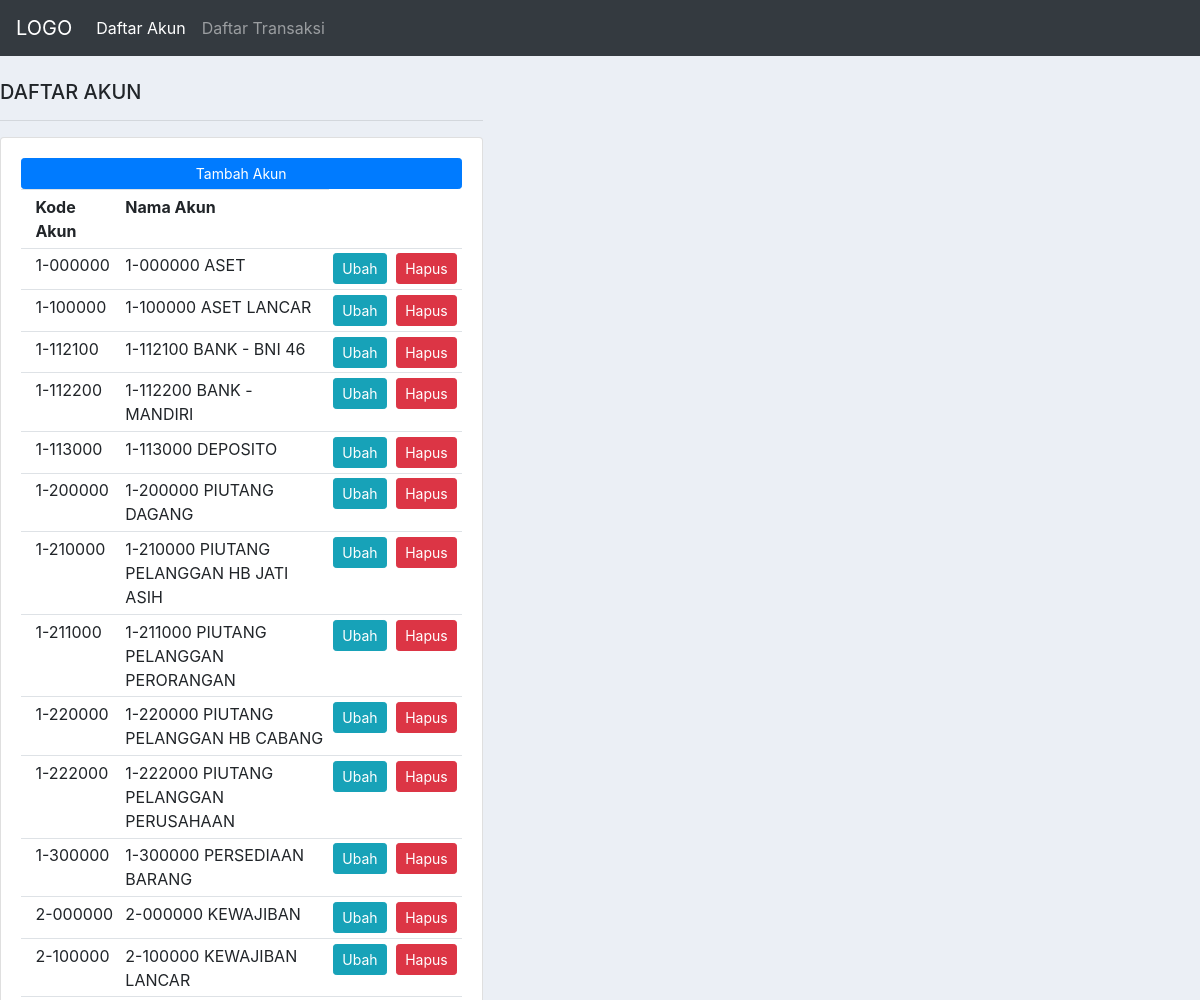
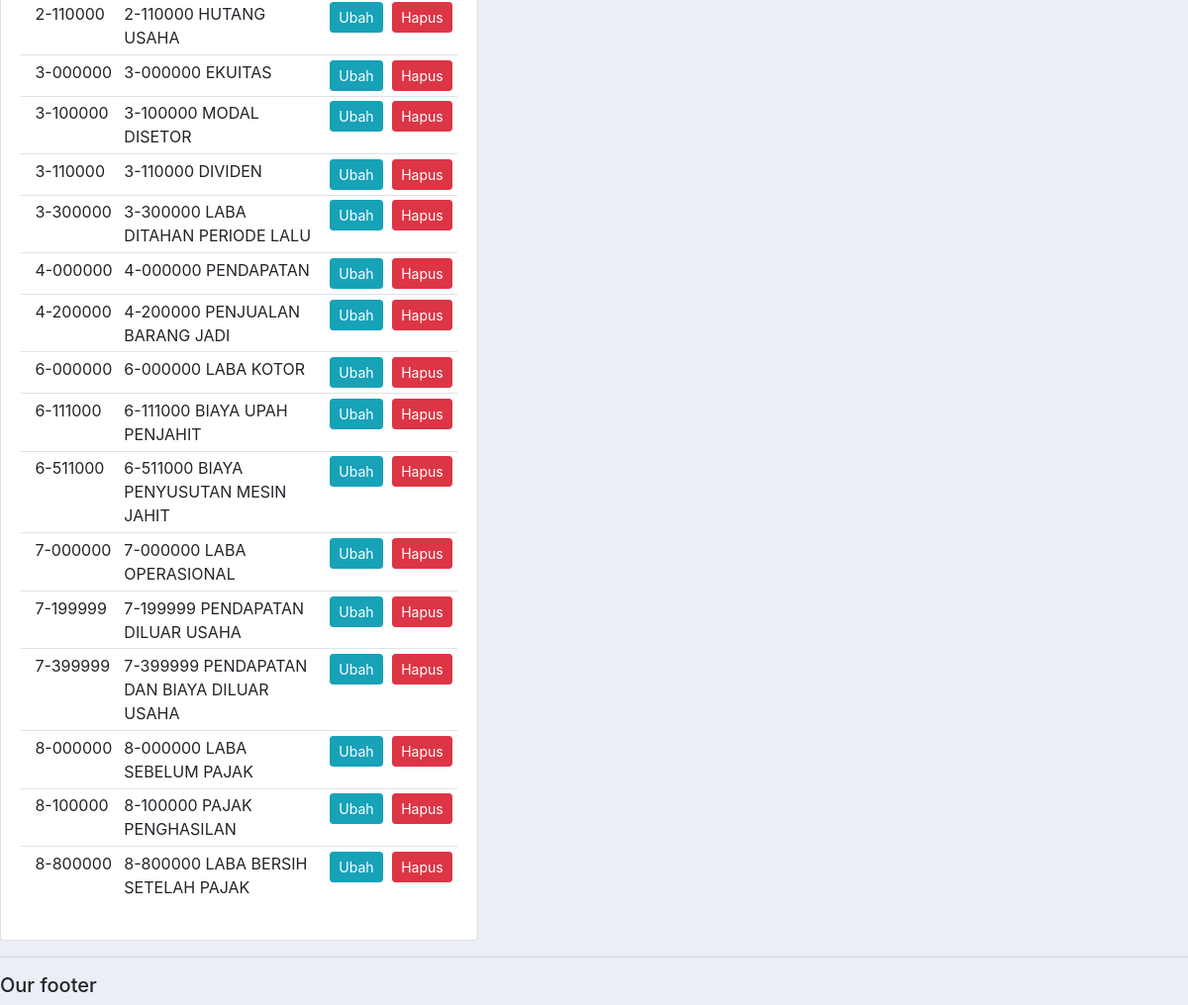
The page /akun/ on the database its author committed (2 pictures, top to bottom).
### akuntabelapp/models.py (models this page shows, shortened)
class Akun(models.Model):
    namaAkun = models.CharField(max_length=200, null=True)
    coaAwal = models.CharField(max_length=200,null=True)
    coaAkun = models.CharField(max_length=200, null=True)

### akuntabelapp/views.py (the view)
# urls.py: path('akun/', views.account, name='account'),
def account(request):
    akuns = Akun.objects.all()
    context={
        'akuns':akuns
    }
    return render(request,'akuntabelapp/akun.html',context)

### akuntabelapp/templates/akuntabelapp/akun.html (shortened to what this page needs)
{% extends 'akuntabelapp/main.html'%}
{%block content%}
<br>
<div class="row">
	<div class="col-md-5">
		<h5 class="title">DAFTAR AKUN</h5>
		<hr>
		<div class="card card-body">
			<a class="btn btn-primary  btn-sm btn-block" href="{% url 'addAccount' %}">Tambah Akun</a>
			<table class="table table-sm">
				<tr>
					<th></th>
					<th>Kode Akun</th>
					<th>Nama Akun</th>
				</tr>
                        {% for i in akuns %}
							{% if  i.coaAwal == '1' %}
                 			<div class="akun-1">
								<tr>
									<td>	</td>
									<td>{{i.coaAwal}}-{{i.coaAkun}}</td>
									<td>{{i.namaAkun}}</td>
									<td><a class="btn btn-sm btn-info" href="{%url 'updateAccount' i.id%}">Ubah</a></td>
									<td><a class="btn btn-sm btn-danger" href="{%url 'deleteAccount' i.id%}">Hapus</a></td>
								</tr>
							</div>
            			{% endif %}
                        {% endfor %}
				{% for i in akuns %}
							{% if  i.coaAwal == '2' %}
                 			<div class="akun-2">
								<tr>
									<td>	</td>
									<td>{{i.coaAwal}}-{{i.coaAkun}}</td>
									<td>{{i.namaAkun}}</td>
									<td><a class="btn btn-sm btn-info" href="{%url 'updateAccount' i.id%}">Ubah</a></td>
									<td><a class="btn btn-sm btn-danger" href="{%url 'deleteAccount' i.id%}">Hapus</a></td>
								</tr>
							</div>
            			{% endif %}
                        {% endfor %}
				{% for i in akuns %}
							{% if  i.coaAwal == '3' %}
                 			<div class="akun-3">
								<tr>
									<td>	</td>
									<td>{{i.coaAwal}}-{{i.coaAkun}}</td>
									<td>{{i.namaAkun}}</td>
									<td><a class="btn btn-sm btn-info" href="{%url 'updateAccount' i.id%}">Ubah</a></td>
									<td><a class="btn btn-sm btn-danger" href="{%url 'deleteAccount' i.id%}">Hapus</a></td>
								</tr>
							</div>
            			{% endif %}
                        {% endfor %}
				{% for i in akuns %}
							{% if  i.coaAwal == '4' %}
                 			<div class="akun-4">
								<tr>
									<td>	</td>
									<td>{{i.coaAwal}}-{{i.coaAkun}}</td>
									<td>{{i.namaAkun}}</td>
									<td><a class="btn btn-sm btn-info" href="{%url 'updateAccount' i.id%}">Ubah</a></td>
									<td><a class="btn btn-sm btn-danger" href="{%url 'deleteAccount' i.id%}">Hapus</a></td>
								</tr>
							</div>
            			{% endif %}
                        {% endfor %}
				{% for i in akuns %}
							{% if  i.coaAwal == '6' %}
                 			<div class="akun-6">
								<tr>
									<td>	</td>
									<td>{{i.coaAwal}}-{{i.coaAkun}}</td>
									<td>{{i.namaAkun}}</td>
									<td><a class="btn btn-sm btn-info" href="{%url 'updateAccount' i.id%}">Ubah</a></td>
									<td><a class="btn btn-sm btn-danger" href="{%url 'deleteAccount' i.id%}">Hapus</a></td>
								</tr>
							</div>
            			{% endif %}
                        {% endfor %}
				{% for i in akuns %}
							{% if  i.coaAwal == '7' %}
                 			<div class="akun-7">
								<tr>
									<td>	</td>
									<td>{{i.coaAwal}}-{{i.coaAkun}}</td>
									<td>{{i.namaAkun}}</td>
									<td><a class="btn btn-sm btn-info" href="{%url 'updateAccount' i.id%}">Ubah</a></td>
									<td><a class="btn btn-sm btn-danger" href="{%url 'deleteAccount' i.id%}">Hapus</a></td>
								</tr>
							</div>
            			{% endif %}
                        {% endfor %}
				{% for i in akuns %}
							{% if  i.coaAwal == '8' %}
                 			<div class="akun-8">
								<tr>
									<td>	</td>
									<td>{{i.coaAwal}}-{{i.coaAkun}}</td>
									<td>{{i.namaAkun}}</td>
									<td><a class="btn btn-sm btn-info" href="{%url 'updateAccount' i.id%}">Ubah</a></td>
									<td><a class="btn btn-sm btn-danger" href="{%url 'deleteAccount' i.id%}">Hapus</a></td>
								</tr>
							</div>
            			{% endif %}
                        {% endfor %}
			</table>
		</div>
	</div>
</div>
{%endblock%}

### akuntabelapp/templates/akuntabelapp/main.html (shortened to what this page needs)
<!DOCTYPE html>
<html lang="en">
<head>
    <link rel="stylesheet" href="https://stackpath.bootstrapcdn.com/bootstrap/4.5.2/css/bootstrap.min.css">
</head>
<body>
{% include 'akuntabelapp/navbar.html' %}
 {%block content%}
 {%endblock%}
 <hr>
<h5>Our footer</h5>
</body>
</html>

### akuntabelapp/templates/akuntabelapp/navbar.html (shortened to what this page needs)
<nav class="navbar navbar-expand-lg navbar-dark bg-dark">
  <a class="navbar-brand" href="{% url 'home' %}">LOGO</a>
  <div class="collapse navbar-collapse" id="navbarNav">
    <ul class="navbar-nav">
      <li class="nav-item active">
        <a class="nav-link" href="{% url 'account' %}">Daftar Akun</a>
      </li>
      <li class="nav-item">
        <a class="nav-link" href="">Daftar Transaksi</a>
      </li>
    </ul>
  </div>
</nav>

### akuntabelapp/templates/akuntabelapp/main.html (style rules this page uses)
body { background-color: #ebeff5; }

### rows shown on the page
Akun: coaAwal "1", coaAkun "000000", namaAkun "1-000000 ASET"
Akun: coaAwal "1", coaAkun "100000", namaAkun "1-100000 ASET LANCAR"
Akun: coaAwal "1", coaAkun "112100", namaAkun "1-112100 BANK - BNI 46"
Akun: coaAwal "1", coaAkun "112200", namaAkun "1-112200 BANK - MANDIRI"
Akun: coaAwal "1", coaAkun "113000", namaAkun "1-113000 DEPOSITO"
Akun: coaAwal "1", coaAkun "200000", namaAkun "1-200000 PIUTANG DAGANG"
Akun: coaAwal "1", coaAkun "210000", namaAkun "1-210000 PIUTANG PELANGGAN HB JATI ASIH"
Akun: coaAwal "1", coaAkun "211000", namaAkun "1-211000 PIUTANG PELANGGAN PERORANGAN"
Akun: coaAwal "1", coaAkun "220000", namaAkun "1-220000 PIUTANG PELANGGAN HB CABANG"
Akun: coaAwal "1", coaAkun "222000", namaAkun "1-222000 PIUTANG PELANGGAN PERUSAHAAN"
Akun: coaAwal "1", coaAkun "300000", namaAkun "1-300000 PERSEDIAAN BARANG"
Akun: coaAwal "2", coaAkun "000000", namaAkun "2-000000 KEWAJIBAN"
Akun: coaAwal "2", coaAkun "100000", namaAkun "2-100000 KEWAJIBAN LANCAR"
Akun: coaAwal "2", coaAkun "110000", namaAkun "2-110000 HUTANG USAHA"
Akun: coaAwal "3", coaAkun "000000", namaAkun "3-000000 EKUITAS"
Akun: coaAwal "3", coaAkun "100000", namaAkun "3-100000 MODAL DISETOR"
Akun: coaAwal "3", coaAkun "110000", namaAkun "3-110000 DIVIDEN"
Akun: coaAwal "3", coaAkun "300000", namaAkun "3-300000 LABA DITAHAN PERIODE LALU"
Akun: coaAwal "4", coaAkun "000000", namaAkun "4-000000 PENDAPATAN"
Akun: coaAwal "4", coaAkun "200000", namaAkun "4-200000 PENJUALAN BARANG JADI"
Akun: coaAwal "6", coaAkun "000000", namaAkun "6-000000 LABA KOTOR"
Akun: coaAwal "6", coaAkun "111000", namaAkun "6-111000 BIAYA UPAH PENJAHIT"
Akun: coaAwal "6", coaAkun "511000", namaAkun "6-511000 BIAYA PENYUSUTAN MESIN JAHIT"
Akun: coaAwal "7", coaAkun "000000", namaAkun "7-000000 LABA OPERASIONAL"
Akun: coaAwal "7", coaAkun "199999", namaAkun "7-199999 PENDAPATAN DILUAR USAHA"
Akun: coaAwal "7", coaAkun "399999", namaAkun "7-399999 PENDAPATAN DAN BIAYA DILUAR USAHA"
Akun: coaAwal "8", coaAkun "000000", namaAkun "8-000000 LABA SEBELUM PAJAK"
Akun: coaAwal "8", coaAkun "100000", namaAkun "8-100000 PAJAK PENGHASILAN"
Akun: coaAwal "8", coaAkun "800000", namaAkun "8-800000 LABA BERSIH SETELAH PAJAK"
